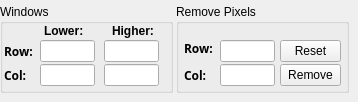
     <widget class="QWidget" name="tab_8">
      <attribute name="title">
       <string>DUT2</string>
      </attribute>
      <widget class="QGroupBox" name="removePixelDUT0GB_3">
       <property name="geometry">
        <rect>
         <x>176</x>
         <y>4</y>
         <width>173</width>
         <height>89</height>
        </rect>
       </property>
       <property name="title">
        <string>Remove Pixels</string>
       </property>
       <widget class="QLabel" name="removeRowDUT0LB_3">
        <property name="geometry">
         <rect>
          <x>8</x>
          <y>33</y>
          <width>36</width>
          <height>22</height>
         </rect>
        </property>
        <property name="font">
         <font>
          <family>Sans Serif</family>
          <weight>75</weight>
          <bold>true</bold>
         </font>
        </property>
        <property name="text">
         <string>Row:</string>
        </property>
       </widget>
       <widget class="QLineEdit" name="removeRowDUT2LE">
        <property name="geometry">
         <rect>
          <x>44</x>
          <y>36</y>
          <width>55</width>
          <height>22</height>
         </rect>
        </property>
       </widget>
       <widget class="QLabel" name="removeColDUT0LB_3">
        <property name="geometry">
         <rect>
          <x>8</x>
          <y>60</y>
          <width>36</width>
          <height>22</height>
         </rect>
        </property>
        <property name="font">
         <font>
          <family>Sans Serif</family>
          <weight>75</weight>
          <bold>true</bold>
         </font>
        </property>
        <property name="text">
         <string>Col:</string>
        </property>
       </widget>
       <widget class="QLineEdit" name="removeColDUT2LE">
        <property name="geometry">
         <rect>
          <x>44</x>
          <y>60</y>
          <width>55</width>
          <height>22</height>
         </rect>
        </property>
       </widget>
       <widget class="QPushButton" name="removePxlDUT2PB">
        <property name="geometry">
         <rect>
          <x>104</x>
          <y>60</y>
          <width>61</width>
          <height>22</height>
         </rect>
        </property>
        <property name="text">
         <string>Remove</string>
        </property>
       </widget>
       <widget class="QPushButton" name="resetRemovedPxlsDUT2PB">
        <property name="geometry">
         <rect>
          <x>104</x>
          <y>36</y>
          <width>61</width>
          <height>22</height>
         </rect>
        </property>
        <property name="text">
         <string>Reset</string>
        </property>
       </widget>
      </widget>
      <widget class="QGroupBox" name="groupBox_5">
       <property name="geometry">
        <rect>
         <x>0</x>
         <y>4</y>
         <width>173</width>
         <height>89</height>
        </rect>
       </property>
       <property name="title">
        <string>Windows</string>
       </property>
       <widget class="customLineEdit" name="higherColDUT2LE">
        <property name="geometry">
         <rect>
          <x>104</x>
          <y>60</y>
          <width>55</width>
          <height>22</height>
         </rect>
        </property>
       </widget>
       <widget class="QLabel" name="row0LB_3">
        <property name="geometry">
         <rect>
          <x>4</x>
          <y>36</y>
          <width>36</width>
          <height>22</height>
         </rect>
        </property>
        <property name="font">
         <font>
          <family>Sans Serif</family>
          <weight>75</weight>
          <bold>true</bold>
         </font>
        </property>
        <property name="text">
         <string>Row:</string>
        </property>
       </widget>
       <widget class="customLineEdit" name="lowerColDUT2LE">
        <property name="geometry">
         <rect>
          <x>40</x>
          <y>60</y>
          <width>55</width>
          <height>22</height>
         </rect>
        </property>
       </widget>
       <widget class="QLabel" name="col0LB_3">
        <property name="geometry">
         <rect>
          <x>4</x>
          <y>60</y>
          <width>36</width>
          <height>22</height>
         </rect>
        </property>
        <property name="font">
         <font>
          <family>Sans Serif</family>
          <weight>75</weight>
          <bold>true</bold>
         </font>
        </property>
        <property name="text">
         <string>Col:</string>
        </property>
       </widget>
       <widget class="customLineEdit" name="lowerRowDUT2LE">
        <property name="geometry">
         <rect>
          <x>40</x>
          <y>36</y>
          <width>55</width>
          <height>22</height>
         </rect>
        </property>
       </widget>
       <widget class="QLabel" name="higherEdge0LB_3">
        <property name="geometry">
         <rect>
          <x>112</x>
          <y>16</y>
          <width>53</width>
          <height>22</height>
         </rect>
        </property>
        <property name="font">
         <font>
          <weight>75</weight>
          <bold>true</bold>
         </font>
        </property>
        <property name="text">
         <string>Higher:</string>
        </property>
       </widget>
       <widget class="QLabel" name="lowerEdge0LB_3">
        <property name="geometry">
         <rect>
          <x>44</x>
          <y>16</y>
          <width>53</width>
          <height>22</height>
         </rect>
        </property>
        <property name="font">
         <font>
          <weight>75</weight>
          <bold>true</bold>
         </font>
        </property>
        <property name="text">
         <string>Lower:</string>
        </property>
       </widget>
       <widget class="customLineEdit" name="higherRowDUT2LE">
        <property name="geometry">
         <rect>
          <x>104</x>
          <y>36</y>
          <width>55</width>
          <height>22</height>
         </rect>
        </property>
       </widget>
      </widget>
     </widget>
